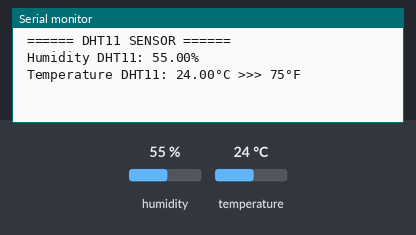
A sketch run on a simulated ESP8266 (NodeMCU). Shown: the last lines printed to the serial monitor. The test bench sets the inputs (shaded band); at power-on: humidity 55 %, temperature 24 °C. WiFi joins after 1.5 s; servers stay silent unless stated.

Above: at 3.0 s.
3.1 s: humidity set to 22 %
At 12.8 s:
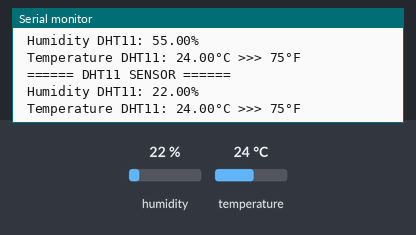
13.1 s: temperature set to 12 °C
At 22.8 s:
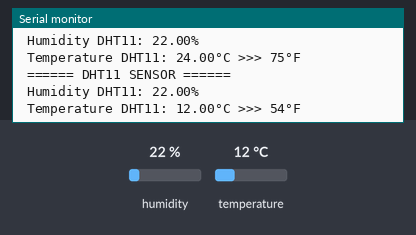
23.1 s: humidity set to 40 %
At 33.1 s:
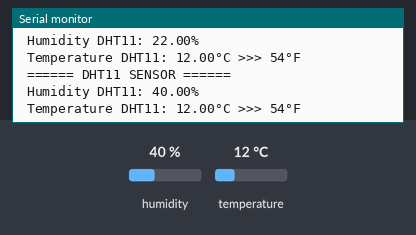
Timing chart, 0 to 34.6 s (numbered marks = the images above; inputs shaded):
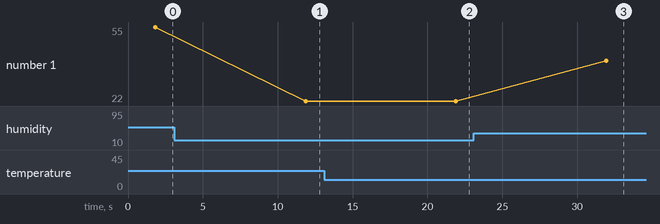

The sketch:

dht11-blynk.ino
```cpp
#define BLYNK_PRINT Serial
#include <BlynkSimpleEsp8266.h>
#include <SPI.h>
#include <ESP8266WiFi.h>
#include "DHT.h"

char auth[] = "S6kgpOckbJWevYez5Rxrr2kKcLAw5SXj";
char ssid[] = "Azzam";
char pass[] = "azzam53a";

#define DHTPIN D1
#define DHTTYPE DHT11

DHT dht(DHTPIN, DHTTYPE);
SimpleTimer timer;

void sendSensor()
{
  float hum = dht.readHumidity();
  float tem = dht.readTemperature(); // or dht.readTemperature(true) for Fahrenheit

  if (isnan(hum) || isnan(tem)) {
    Serial.println("Failed to read from DHT sensor!");
    return;
  }
  // You can send any value at any time.
  // Please don't send more that 10 values per second.
  Blynk.virtualWrite(V5, tem);
  Blynk.virtualWrite(V6, hum);
}

void setup(){
  Serial.begin(9600);

  Blynk.begin(auth, ssid, pass);

  dht.begin();

  timer.setInterval(1000L, sendSensor);
}
void loop()
{
  Serial.println(" ====== DHT11 SENSOR ====== ");

  float hum = dht.readHumidity();
  float tem = dht.readTemperature();
  Serial.print(" Humidity DHT11: ");
  Serial.print(hum);
  Serial.print("% ");
  Serial.print("\n");
  Serial.print(" Temperature DHT11: ");
  Serial.print(tem);
  Serial.print("°C ");
  Serial.print(">>> ");
  Serial.print((int)round(1.8*tem+32));
  Serial.println("°F ");

  Blynk.run();
  timer.run();

  delay(10000); //waiting for 10 seconds
}
```

Measured:
- after the input at 3.1 s, the serial monitor: prints a new line after 8.8 s (image 1)
- after the input at 13.1 s, the serial monitor: prints a new line after 8.8 s (image 2)
- after the input at 23.1 s, the serial monitor: prints a new line after 8.8 s (image 3)
- plotted number 1: 55 → 22 after the input at 3.1 s, 22 → 40 after the input at 23.1 s
